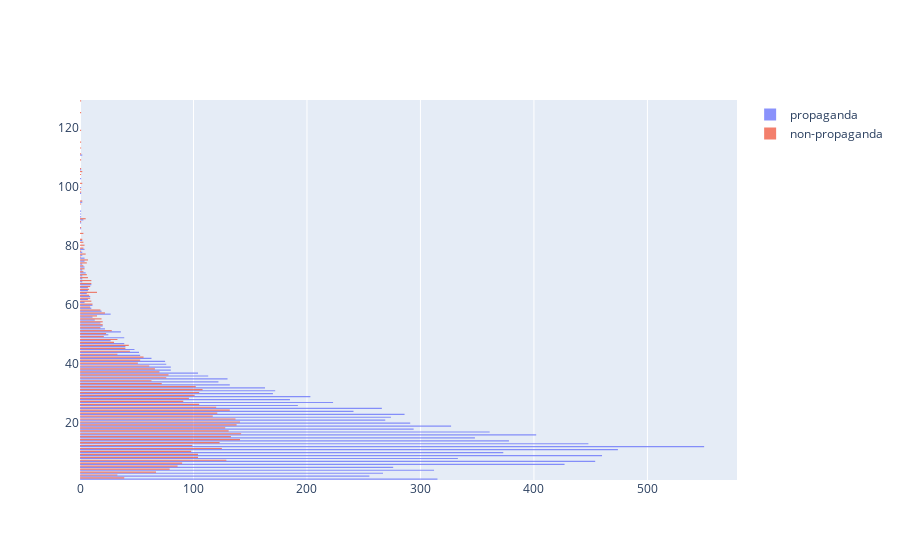

The notebook cell this image was saved under:
### Code cell
all_data = data
from nltk.tokenize import RegexpTokenizer
tokenizer = RegexpTokenizer(r'\w+')
stop_words = set(stopwords.words('english'))
def clean_stop_words(text):
    word_tokens = tokenizer.tokenize(text.lower())
    return [w for w in word_tokens if not w in stop_words]
pd.set_option('display.max_colwidth',-1)
propaganda_sentences = all_data.loc[all_data['label'] == 'propaganda']['text'].values
non_propaganda_sentences = all_data.loc[all_data['label'] == 'non-propaganda']['text'].values
hist1_data = [len(clean_stop_words(sent)) for sent in propaganda_sentences]
hist2_data = [len(clean_stop_words(sent)) for sent in non_propaganda_sentences]

trace1 = go.Histogram(
    y=non_prop_df.totalwords,
    opacity=0.75,
    name = 'propaganda'
)
trace2 = go.Histogram(
    y=prop_df.totalwords,
    opacity=0.75,
    name='non-propaganda'
)

data_plot = [trace1, trace2]
layout = go.Layout()
fig = go.Figure(data=data_plot, layout=layout)

iplot(fig, filename='word per propaganda and non-propaganda sentence')

### Figure 1 — Plotly figure (JSON) as saved in the notebook; plotly's stock layout.template omitted (floating-point values rounded to 4 significant figures; data arrays with more than 128 entries replaced by an {"elided": "..."} marker saying what was removed)
{"data": [{"name": "propaganda", "opacity": 0.75, "type": "histogram", "y": {"elided": "11577 int values"}}, {"name": "non-propaganda", "opacity": 0.75, "type": "histogram", "y": {"elided": "4720 int values"}}], "layout": {}}
